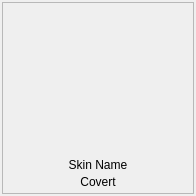
<?xml version="1.0" encoding="UTF-8"?>
<ui version="4.0">
 <class>SkinTileWidget</class>
 <widget class="QWidget" name="SkinTileWidget">
  <property name="geometry">
   <rect>
    <x>0</x>
    <y>0</y>
    <width>196</width>
    <height>196</height>
   </rect>
  </property>
  <property name="windowTitle">
   <string>Skin Tile</string>
  </property>
  <property name="minimumSize">
   <size>
    <width>180</width>
    <height>180</height>
   </size>
  </property>
  <property name="maximumSize">
   <size>
    <width>220</width>
    <height>220</height>
   </size>
  </property>
  <layout class="QVBoxLayout" name="outerLayout">
   <property name="spacing">
    <number>0</number>
   </property>
   <property name="leftMargin">
    <number>2</number>
   </property>
   <property name="topMargin">
    <number>2</number>
   </property>
   <property name="rightMargin">
    <number>2</number>
   </property>
   <property name="bottomMargin">
    <number>2</number>
   </property>
   <item>
    <widget class="QFrame" name="card_frame">
     <property name="frameShape">
      <enum>QFrame::StyledPanel</enum>
     </property>
     <property name="frameShadow">
      <enum>QFrame::Raised</enum>
     </property>
     <layout class="QVBoxLayout" name="cardLayout">
      <property name="spacing">
       <number>3</number>
      </property>
      <property name="leftMargin">
       <number>4</number>
      </property>
      <property name="topMargin">
       <number>4</number>
      </property>
      <property name="rightMargin">
       <number>4</number>
      </property>
      <property name="bottomMargin">
       <number>4</number>
      </property>

      <!-- Thumbnail image — expands to fill available square space -->
      <item>
       <widget class="QLabel" name="tile_frame">
        <property name="sizePolicy">
         <sizepolicy hsizetype="Expanding" vsizetype="Expanding">
          <horstretch>0</horstretch>
          <verstretch>1</verstretch>
         </sizepolicy>
        </property>
        <property name="minimumSize">
         <size>
          <width>160</width>
          <height>120</height>
         </size>
        </property>
        <property name="frameShape">
         <enum>QFrame::NoFrame</enum>
        </property>
        <property name="text">
         <string/>
        </property>
        <property name="alignment">
         <set>Qt::AlignCenter</set>
        </property>
        <property name="scaledContents">
         <bool>true</bool>
        </property>
       </widget>
      </item>

      <!-- Skin name -->
      <item>
       <widget class="QLabel" name="tile_name">
        <property name="text">
         <string>Skin Name</string>
        </property>
        <property name="alignment">
         <set>Qt::AlignHCenter|Qt::AlignVCenter</set>
        </property>
        <property name="wordWrap">
         <bool>false</bool>
        </property>
       </widget>
      </item>

      <!-- Rarity -->
      <item>
       <widget class="QLabel" name="tile_rarity">
        <property name="text">
         <string>Covert</string>
        </property>
        <property name="alignment">
         <set>Qt::AlignCenter</set>
        </property>
       </widget>
      </item>

     </layout>
    </widget>
   </item>
  </layout>
 </widget>
 <resources/>
 <connections/>
</ui>
